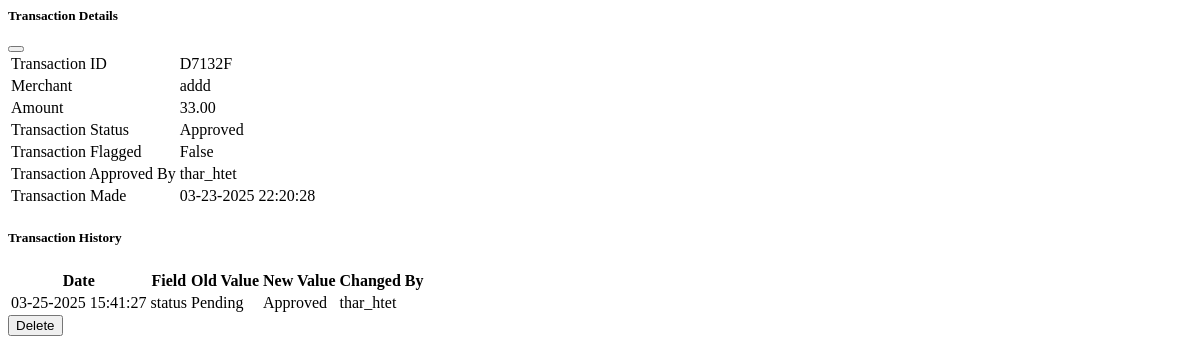
Before: /transaction/D7132F/ (signed in) with the older database file.
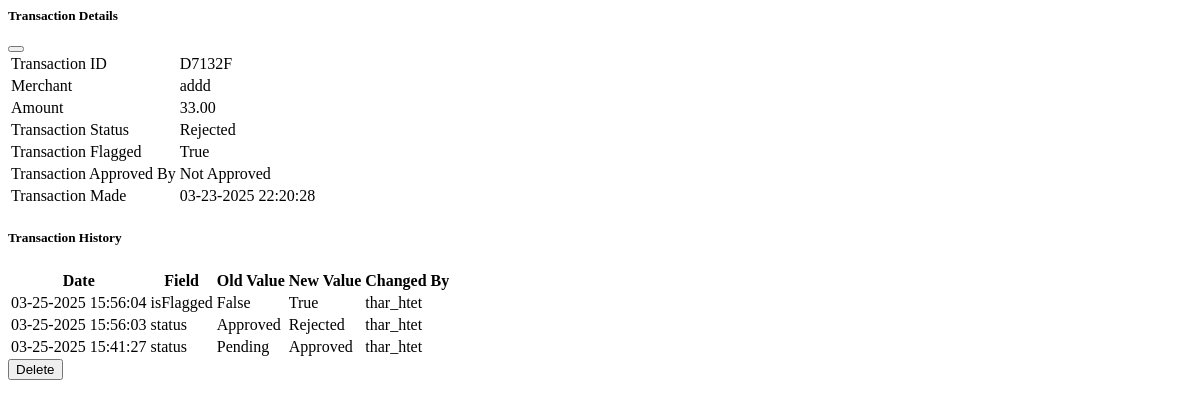
After: the same page with the newer database file.
### auditApp/models.py (models this page shows, shortened)
class Transaction(models.Model):
    STATUS_CHOICES = [
        ('Approved', 'Approved'),
        ('Pending', 'Pending'),
        ('Rejected', 'Rejected'),
    ]
    id = models.CharField(primary_key=True, max_length=6, default=get_unique_hex_id, editable=False)
    amount = models.DecimalField(max_digits=10, decimal_places=2, validators=[MinValueValidator(0)],null=False, blank=False)
    status = models.CharField(max_length=255, choices=STATUS_CHOICES, null=False, blank=False,default='Pending')
    timestamp = models.DateTimeField(auto_now_add=True)
    merchant = models.CharField(max_length=255, null=False, blank=False)
    isFlagged = models.BooleanField(default=False,null=True, blank=True)
    approved_by = models.ForeignKey(User, on_delete=models.SET_NULL, null=True, blank=True)
    def get_history(self):
        return self.history.all().select_related('changed_by').order_by('-changed_at')

class TransactionHistory(models.Model):
    transaction = models.ForeignKey('Transaction', on_delete=models.CASCADE, related_name='history')
    changed_by = models.ForeignKey(User, on_delete=models.SET_NULL, null=True)
    changed_at = models.DateTimeField(auto_now_add=True)
    field_name = models.CharField(max_length=100)
    old_value = models.CharField(max_length=255, null=True)
    new_value = models.CharField(max_length=255, null=True)
    class Meta:
        ordering = ['-changed_at']

### auditApp/views.py (the view)
# urls.py: path('transaction/<str:pk>/', views.transaction_detail, name='transaction_detail'),
@login_required
def transaction_detail(request, pk):
    try:
        transaction = Transaction.objects.get(pk=pk)
        return render(request, 'partials/transaction_detail.html', {
            'transaction': transaction
        })
    except ObjectDoesNotExist:
        messages.error(request, 'Transaction not found.')
        return redirect('home')
    except DatabaseError as e:
        messages.error(request, 'A database error occurred.')
        print(f"Database error: {e}")
        return redirect('home')

### auditApp/templates/partials/transaction_detail.html (shortened to what this page needs)
{% if transaction %}
<div class="modal-content ">
    <div class="modal-body">
         <div class="d-flex justify-content-between align-items-center">
            <h5 class="mb-3 ">Transaction Details</h5>
            <div class="mb-3">
                <button type="button" class="btn-close btn-danger" data-bs-dismiss="modal" aria-label="Close"></button>
            </div>
         </div>
        <table class="table table-bordered">
            <tbody>
                <tr>
                    <td>Transaction ID</td>
                    <td>{{ transaction.id }}</td>
                </tr>
                <tr>
                    <td>Merchant</td>
                    <td>{{ transaction.merchant }}</td>
                </tr>
                <tr>
                    <td>Amount</td>
                    <td>{{ transaction.amount }}</td>
                </tr>
                <tr>
                    <td>Transaction Status</td>
                    <td>{{ transaction.status }}</td>
                </tr>
                <tr>
                    <td>Transaction Flagged</td>
                    <td>{{ transaction.isFlagged }}</td>
                </tr>
                <tr>
                    <td>Transaction Approved By</td>
                    <td>{{ transaction.approved_by.username|default:"Not Approved" }}</td>
                </tr>
                <tr>
                    <td>Transaction Made</td>
                    <td>{{ transaction.timestamp|date:"m-d-Y H:i:s"}}</td>
                </tr>
            </tbody>
        </table>
        <h5 class="mb-3 mt-3 ">Transaction History</h5>
        <table class="table table-bordered">
            <thead>
                <tr>
                    <th>Date</th>
                    <th>Field</th>
                    <th>Old Value</th>
                    <th>New Value</th>
                    <th>Changed By</th>
                </tr>
            </thead>
            <tbody>
                {% for history in transaction.get_history|slice:":5" %}
                <tr>
                    <td>{{ history.changed_at|date:"m-d-Y H:i:s" }}</td>
                    <td>{{ history.field_name }}</td>
                    <td>{{ history.old_value }}</td>
                    <td>{{ history.new_value }}</td>
                    <td>{{ history.changed_by.username }}</td>
                </tr>
                {% endfor %}
            </tbody>
        </table>
    </div>
    <div class="modal-footer">
        <button hx-post="{% url 'delete_transaction' transaction.id %}"
                        hx-confirm="Are you sure you want to delete this transaction?"
                        hx-headers='{"X-CSRFToken": "{{ csrf_token }}"}'
                        hx-target="#transaction-container"
                        hx-swap="innerHTML"
                        data-bs-dismiss="modal"
                        class="btn btn-danger mb-3">Delete</button>
    </div>
</div>
{% endif %}

Changed rows visible on the page:
changed Transaction "addd": status "Approved" → "Rejected"; isFlagged "False" → "True"; approved_by.username "thar_htet" → "Not Approved"
added TransactionHistory: changed_at "03-25-2025 15:56:04", field_name "isFlagged", old_value "False", new_value "True", changed_by.username "thar_htet"
added TransactionHistory: changed_at "03-25-2025 15:56:03", field_name "status", old_value "Approved", new_value "Rejected", changed_by.username "thar_htet"
